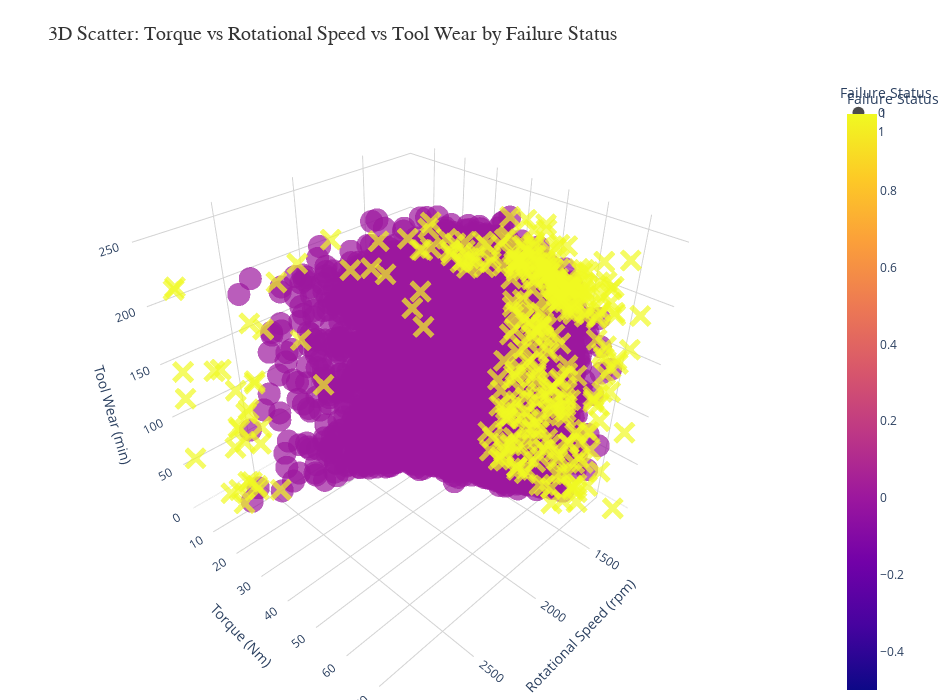

Notebook code cell kept with this figure:
### Markdown cell above
## 7. Interactive Visualizations (Plotly)

### Code cell
# 3D scatter plot: Torque vs Rotational Speed vs Tool Wear
fig = px.scatter_3d(
    df,
    x='Rotational speed [rpm]',
    y='Torque [Nm]',
    z='Tool wear [min]',
    color='Machine failure',
    color_discrete_map={0: '#2ECC71', 1: '#E74C3C'},
    title='3D Scatter: Torque vs Rotational Speed vs Tool Wear by Failure Status',
    labels={
        'Rotational speed [rpm]': 'Rotational Speed (rpm)',
        'Torque [Nm]': 'Torque (Nm)',
        'Tool wear [min]': 'Tool Wear (min)',
        'Machine failure': 'Failure Status'
    },
    opacity=0.7,
    symbol='Machine failure',
    symbol_map={0: 'circle', 1: 'x'},
    width=950,
    height=700
)

fig.update_layout(
    title_font=dict(size=20, color='#333333', family='Arial Black'),
    scene=dict(
        xaxis_title='Rotational Speed (rpm)',
        yaxis_title='Torque (Nm)',
        zaxis_title='Tool Wear (min)',
        xaxis=dict(backgroundcolor='white', gridcolor='lightgrey', showbackground=True),
        yaxis=dict(backgroundcolor='white', gridcolor='lightgrey', showbackground=True),
        zaxis=dict(backgroundcolor='white', gridcolor='lightgrey', showbackground=True)
    ),
    legend=dict(
        title='Failure Status',
        itemsizing='constant',
        font=dict(size=12),
        bgcolor='rgba(255,255,255,0.7)'
    ),
    margin=dict(l=0, r=0, b=0, t=80)
)

fig.show()

### Figure 1 — Plotly figure (JSON) as saved in the notebook; plotly's stock layout.template omitted (floating-point values rounded to 4 significant figures; data arrays with more than 128 entries replaced by an {"elided": "..."} marker saying what was removed)
{"data": [{"hovertemplate": "Failure Status=%{marker.color}<br>Rotational Speed (rpm)=%{x}<br>Torque (Nm)=%{y}<br>Tool Wear (min)=%{z}<extra></extra>", "legendgroup": "0", "marker": {"color": {"elided": "9661 int values"}, "coloraxis": "coloraxis", "opacity": 0.7, "symbol": "circle"}, "mode": "markers", "name": "0", "scene": "scene", "showlegend": true, "type": "scatter3d", "x": {"elided": "9661 int values"}, "y": {"elided": "9661 float values"}, "z": {"elided": "9661 int values"}}, {"hovertemplate": "Failure Status=%{marker.color}<br>Rotational Speed (rpm)=%{x}<br>Torque (Nm)=%{y}<br>Tool Wear (min)=%{z}<extra></extra>", "legendgroup": "1", "marker": {"color": {"elided": "339 int values"}, "coloraxis": "coloraxis", "opacity": 0.7, "symbol": "x"}, "mode": "markers", "name": "1", "scene": "scene", "showlegend": true, "type": "scatter3d", "x": {"elided": "339 int values"}, "y": {"elided": "339 float values"}, "z": {"elided": "339 int values"}}], "layout": {"coloraxis": {"colorbar": {"title": {"text": "Failure Status"}}, "colorscale": [[0, "#0d0887"], [0.1111, "#46039f"], [0.2222, "#7201a8"], [0.3333, "#9c179e"], [0.4444, "#bd3786"], [0.5556, "#d8576b"], [0.6667, "#ed7953"], [0.7778, "#fb9f3a"], [0.8889, "#fdca26"], [1, "#f0f921"]]}, "height": 700, "legend": {"bgcolor": "rgba(255,255,255,0.7)", "font": {"size": 12}, "itemsizing": "constant", "title": {"text": "Failure Status"}, "tracegroupgap": 0}, "margin": {"b": 0, "l": 0, "r": 0, "t": 80}, "scene": {"domain": {"x": [0, 1], "y": [0, 1]}, "xaxis": {"backgroundcolor": "white", "gridcolor": "lightgrey", "showbackground": true, "title": {"text": "Rotational Speed (rpm)"}}, "yaxis": {"backgroundcolor": "white", "gridcolor": "lightgrey", "showbackground": true, "title": {"text": "Torque (Nm)"}}, "zaxis": {"backgroundcolor": "white", "gridcolor": "lightgrey", "showbackground": true, "title": {"text": "Tool Wear (min)"}}}, "title": {"font": {"color": "#333333", "family": "Arial Black", "size": 20}, "text": "3D Scatter: Torque vs Rotational Speed vs Tool Wear by Failure Status"}, "width": 950}}
